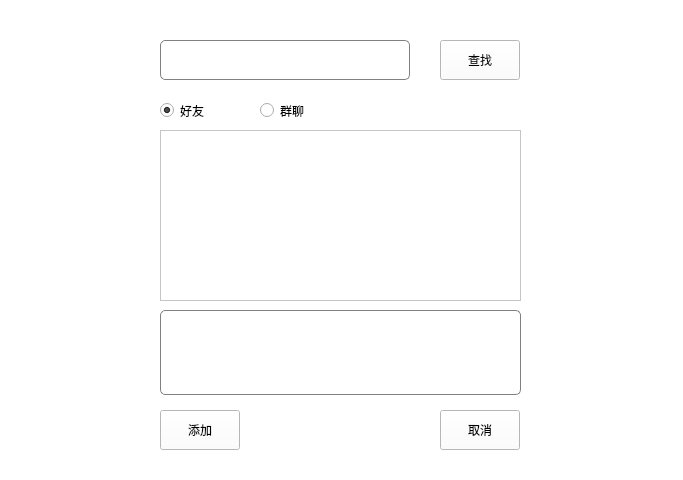
<?xml version="1.0" encoding="UTF-8"?>
<ui version="4.0">
 <class>AddFriend</class>
 <widget class="QWidget" name="AddFriend">
  <property name="geometry">
   <rect>
    <x>0</x>
    <y>0</y>
    <width>683</width>
    <height>480</height>
   </rect>
  </property>
  <property name="windowTitle">
   <string>查找</string>
  </property>
  <property name="windowIcon">
   <iconset resource="../src.qrc">
    <normaloff>:/pic/src/emochat.png</normaloff>:/pic/src/emochat.png</iconset>
  </property>
  <property name="layoutDirection">
   <enum>Qt::LeftToRight</enum>
  </property>
  <property name="styleSheet">
   <string notr="true">background-color: rgb(255, 255, 255);</string>
  </property>
  <widget class="QLineEdit" name="lineEdit">
   <property name="geometry">
    <rect>
     <x>160</x>
     <y>40</y>
     <width>250</width>
     <height>40</height>
    </rect>
   </property>
   <property name="styleSheet">
    <string notr="true">background-color: white;
    border: 1px solid gray;
    border-radius: 5px;
    padding: 2px 10px;
    font-size: 16px;
    color: black;</string>
   </property>
  </widget>
  <widget class="QPushButton" name="pushButton_search">
   <property name="geometry">
    <rect>
     <x>440</x>
     <y>40</y>
     <width>80</width>
     <height>40</height>
    </rect>
   </property>
   <property name="text">
    <string>查找</string>
   </property>
  </widget>
  <widget class="QPushButton" name="pushButton_add">
   <property name="geometry">
    <rect>
     <x>160</x>
     <y>410</y>
     <width>80</width>
     <height>40</height>
    </rect>
   </property>
   <property name="text">
    <string>添加</string>
   </property>
  </widget>
  <widget class="QPushButton" name="pushButton_cancel">
   <property name="geometry">
    <rect>
     <x>440</x>
     <y>410</y>
     <width>80</width>
     <height>40</height>
    </rect>
   </property>
   <property name="text">
    <string>取消</string>
   </property>
  </widget>
  <widget class="QTextEdit" name="textEdit">
   <property name="geometry">
    <rect>
     <x>160</x>
     <y>310</y>
     <width>361</width>
     <height>85</height>
    </rect>
   </property>
   <property name="accessibleDescription">
    <string>验证信息</string>
   </property>
   <property name="styleSheet">
    <string notr="true">background-color: white;
    border: 1px solid gray;
    border-radius: 5px;
    padding: 2px 10px;
    font-size: 16px;
    color: black;</string>
   </property>
  </widget>
  <widget class="QListWidget" name="listWidget">
   <property name="geometry">
    <rect>
     <x>160</x>
     <y>130</y>
     <width>361</width>
     <height>171</height>
    </rect>
   </property>
  </widget>
  <widget class="QRadioButton" name="radioButton_friend">
   <property name="geometry">
    <rect>
     <x>160</x>
     <y>100</y>
     <width>71</width>
     <height>21</height>
    </rect>
   </property>
   <property name="text">
    <string>好友</string>
   </property>
   <property name="checked">
    <bool>true</bool>
   </property>
  </widget>
  <widget class="QRadioButton" name="radioButton_group">
   <property name="geometry">
    <rect>
     <x>260</x>
     <y>100</y>
     <width>71</width>
     <height>21</height>
    </rect>
   </property>
   <property name="text">
    <string>群聊</string>
   </property>
  </widget>
 </widget>
 <resources>
  <include location="../src.qrc"/>
 </resources>
 <connections/>
</ui>
